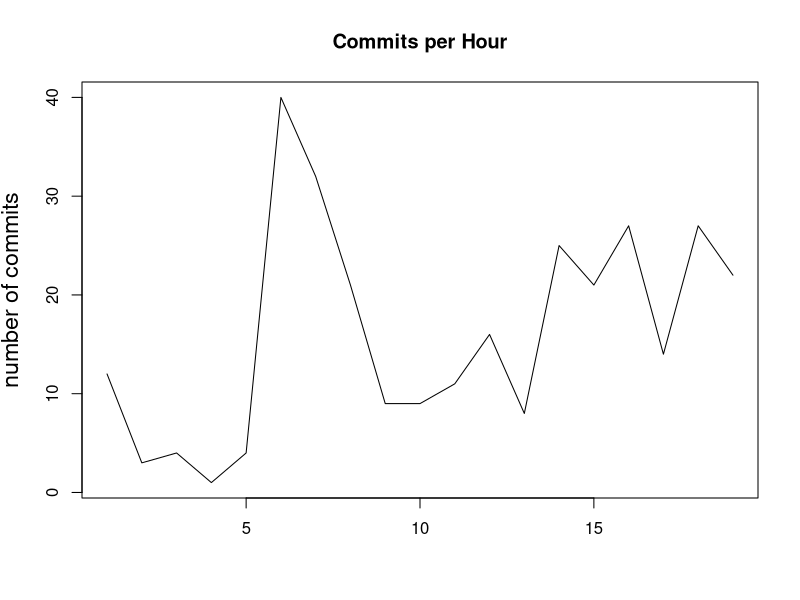

Write the R code that produced this figure.
# get data from file
# column 1 is labels (row names)
w <- getwd()
w
#setwd("/Users/cyprien/Desktop/testRgene")
setwd(".visulogRTempFiles")

#z <- paste(w,".visulogRTempFiles",sep="/")
x <- read.table("commitsPerHour.txt", header = FALSE)
colnames(x) <- c("nb", "auteurs")
attach(x)

## SETTINGS:
prob <- FALSE # set to TRUE if barplot(%) desired
tofile <- TRUE # set to FALSE to print in RStudio




pct <- 100*nb/sum(nb) # normalize to empirical probabilities (%)
# build colors from %
pcgood <- 10 # level qualifying what "good" means
cl <- (pct < pcgood)*2 # red
cl[cl == 0] <- 3   # green

# Do the plot
clab <- 1.4    # label size, 1 = default size
cnames <- 0.1  # bar names size, adapt to nb of bars
lgdbon <- paste("bon (>", pcgood,"%)")
setwd("../")
setwd(".graphs")

if (! tofile) if (prob) {
  barplot(pct, names.arg = auteurs, main="Commits par auteurs (%)",
        ylim = c(0, min(c(100, max(pct)+10))),
        xlab="auteurs", ylab="% de commits" , 
        cex.names = cnames, cex.lab=clab, col=cl, las = 2)
  legend("topleft", legend = c(lgdbon,"mauvais"), fill=3:2,
       bg = "antiquewhite")
  # visualize "good" level...
  abline(h = pcgood, lty=2, col=8)
} else {
  barplot(nb, names.arg = auteurs, main="Commits par auteurs",
          xlab="auteurs", ylab="nombre de commits", 
          cex.names = cnames, cex.lab=clab, las = 2)}

# output plot to a file in png; see ?pdf or ?png
if (tofile) {
  pdf(file = "CommitsPerHour.pdf", width=9, height=7) # 1920/1080 full HD png
  clab <- 1.4    # label size, 1 = default size
  cnames <- 0.7  # bar names size, adapt to nb of bars
  
  if (prob) {
    barplot(pct, names.arg = auteurs, main="Commits par auteurs (%)",
            ylim = c(0, min(c(100, max(pct)+10))),
            xlab="auteurs", ylab="% de commits" , 
            cex.names = cnames, cex.lab=clab, col=cl)
    legend("topleft", legend = c(lgdbon,"mauvais"), fill=3:2,
           bg = "antiquewhite")
    # visualize "good" level...
    abline(h = pcgood, lty=2, col=8)
  } else {
    plot(nb, names.arg = auteurs, main="Commits per Hour",
         xlab="", ylab="number of commits", type ="l",
         cex.names = cnames, cex.lab=clab)
  }
    
}
  
  dev.off() # close file

########
# pdf width=7, height=5

